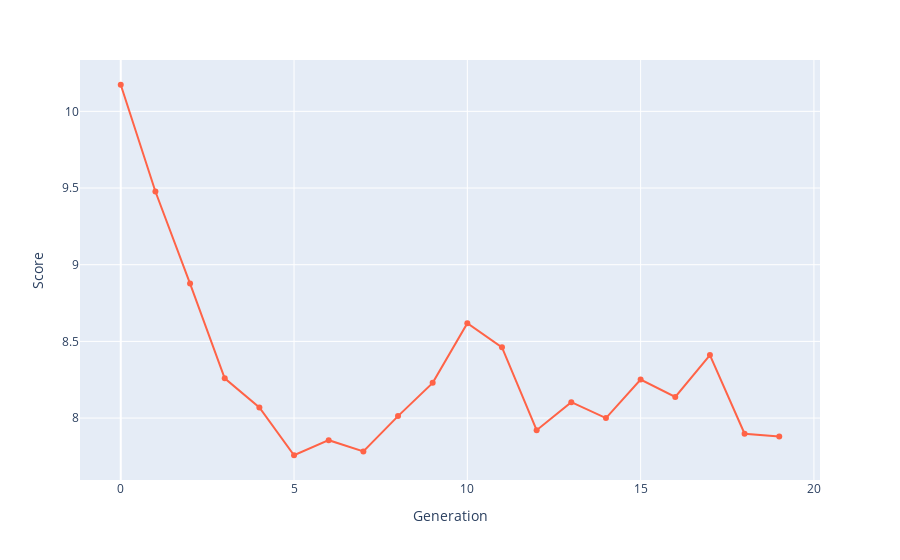

Notebook source saved alongside this figure:
### Code cell
bestRankDF = pd.DataFrame(bestRank, columns=['Score', 'Schedule'])
bestRank
bestRankDF['Generation'] = bestRankDF.index.values
fig = px.line(bestRankDF, x='Generation', y='Score',
              hover_data=['Schedule'], markers=True)
fig.update_traces(line_color='Tomato')
fig.show()
fileName = f'p{popSize}g{generations}n{nSwaps}.html'
fig.write_html(f'charts/{fileName}', include_plotlyjs="cdn")

### Figure 1 — Plotly figure (JSON) as saved in the notebook; plotly's stock layout.template omitted (floating-point values rounded to 4 significant figures; data arrays with more than 128 entries replaced by an {"elided": "..."} marker saying what was removed)
{"data": [{"customdata": {"elided": "20x1x48 int values"}, "hovertemplate": "Generation=%{x}<br>Score=%{y}<br>Schedule=%{customdata[0]}<extra></extra>", "legendgroup": "", "line": {"color": "Tomato", "dash": "solid"}, "marker": {"symbol": "circle"}, "mode": "lines+markers", "name": "", "orientation": "v", "showlegend": false, "type": "scatter", "x": [0, 1, 2, 3, 4, 5, 6, 7, 8, 9, 10, 11, 12, 13, 14, 15, 16, 17, 18, 19], "xaxis": "x", "y": [10.17, 9.477, 8.877, 8.259, 8.069, 7.757, 7.856, 7.783, 8.013, 8.23, 8.618, 8.461, 7.92, 8.103, 8.0, 8.251, 8.137, 8.411, 7.898, 7.879], "yaxis": "y"}], "layout": {"legend": {"tracegroupgap": 0}, "margin": {"t": 60}, "xaxis": {"anchor": "y", "domain": [0, 1], "title": {"text": "Generation"}}, "yaxis": {"anchor": "x", "domain": [0, 1], "title": {"text": "Score"}}}}
